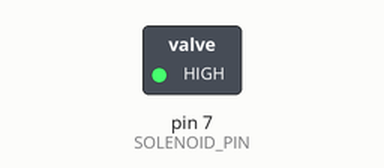
The sketch below on a simulated Arduino Uno, built with avr-gcc and run on an emulated ATmega328P. Shown: switched loads named in the sketch (green lamp = pin HIGH). Dashed ring = blinking.

Above: at 0.5 s.
Timing chart, 0 to 4.6 s (numbered marks = the images above):
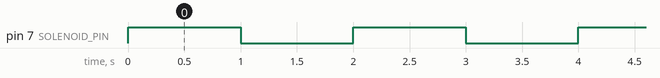

Measured:
- by itself, pin 7 (SOLENOID_PIN): alternates HIGH for 1.0 s and LOW for 1.0 s

The sketch:

test_solenoid1.ino
```cpp
const int SOLENOID_PIN = 7;

void setup() {
  pinMode(SOLENOID_PIN, OUTPUT);
  digitalWrite(SOLENOID_PIN, LOW);
}

void loop() {
  digitalWrite(SOLENOID_PIN, HIGH);
  delay(1000);
  digitalWrite(SOLENOID_PIN, LOW);
  delay(1000);
}
```
